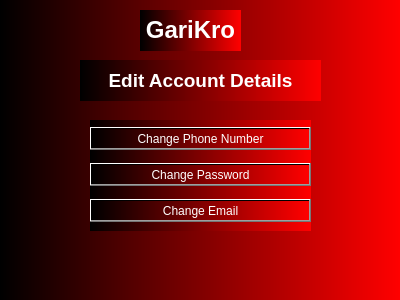
<?xml version="1.0" encoding="UTF-8"?>
<ui version="4.0">
 <class>UserEditAccountDetails</class>
 <widget class="QDialog" name="UserEditAccountDetails">
  <property name="geometry">
   <rect>
    <x>0</x>
    <y>0</y>
    <width>400</width>
    <height>300</height>
   </rect>
  </property>
  <property name="windowTitle">
   <string>Dialog</string>
  </property>
  <property name="styleSheet">
   <string notr="true">font: 8pt &quot;MS Reference Sans Serif&quot;;
background-color: qlineargradient(spread:pad, x1:0, y1:0, x2:1, y2:0, stop:0 rgba(0, 0, 0), stop:1 rgba(255, 0, 0));
color: rgb(255, 255, 255);</string>
  </property>
  <widget class="QLabel" name="label">
   <property name="geometry">
    <rect>
     <x>80</x>
     <y>60</y>
     <width>241</width>
     <height>41</height>
    </rect>
   </property>
   <property name="text">
    <string>&lt;html&gt;&lt;head/&gt;&lt;body&gt;&lt;p align=&quot;center&quot;&gt;&lt;span style=&quot; font-size:14pt; font-weight:600;&quot;&gt;Edit Account Details&lt;/span&gt;&lt;/p&gt;&lt;/body&gt;&lt;/html&gt;</string>
   </property>
  </widget>
  <widget class="QLabel" name="label_2">
   <property name="geometry">
    <rect>
     <x>140</x>
     <y>10</y>
     <width>101</width>
     <height>41</height>
    </rect>
   </property>
   <property name="text">
    <string>&lt;html&gt;&lt;head/&gt;&lt;body&gt;&lt;p align=&quot;center&quot;&gt;&lt;span style=&quot; font-size:18pt; font-weight:600;&quot;&gt;GariKro&lt;/span&gt;&lt;/p&gt;&lt;/body&gt;&lt;/html&gt;</string>
   </property>
  </widget>
  <widget class="QWidget" name="">
   <property name="geometry">
    <rect>
     <x>90</x>
     <y>120</y>
     <width>221</width>
     <height>111</height>
    </rect>
   </property>
   <layout class="QVBoxLayout" name="verticalLayout">
    <item>
     <widget class="QPushButton" name="pushButton_EditPhone">
      <property name="text">
       <string>Change Phone Number</string>
      </property>
     </widget>
    </item>
    <item>
     <widget class="QPushButton" name="pushButton_EditPassword">
      <property name="text">
       <string>Change Password</string>
      </property>
     </widget>
    </item>
    <item>
     <widget class="QPushButton" name="pushButton_EditEmail">
      <property name="text">
       <string>Change Email</string>
      </property>
     </widget>
    </item>
   </layout>
  </widget>
 </widget>
 <resources/>
 <connections/>
</ui>
